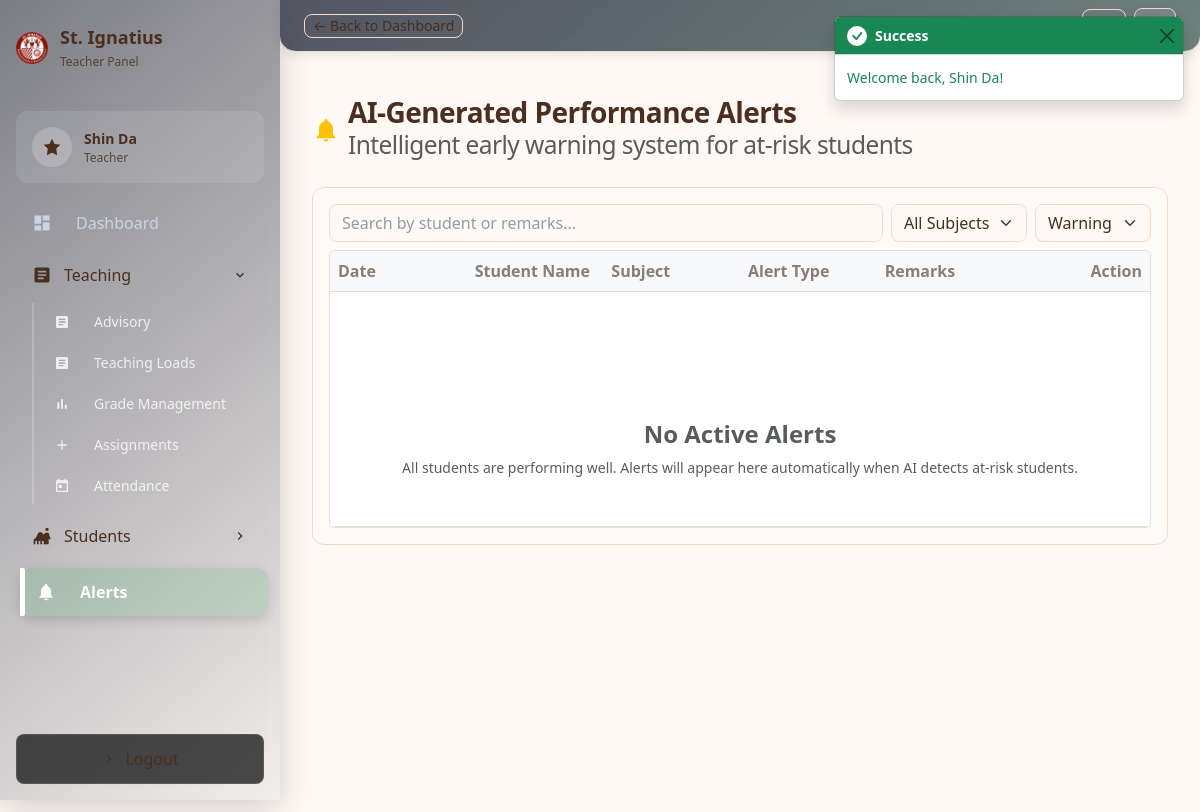
The app's page /teacher/alerts (signed in), older data.
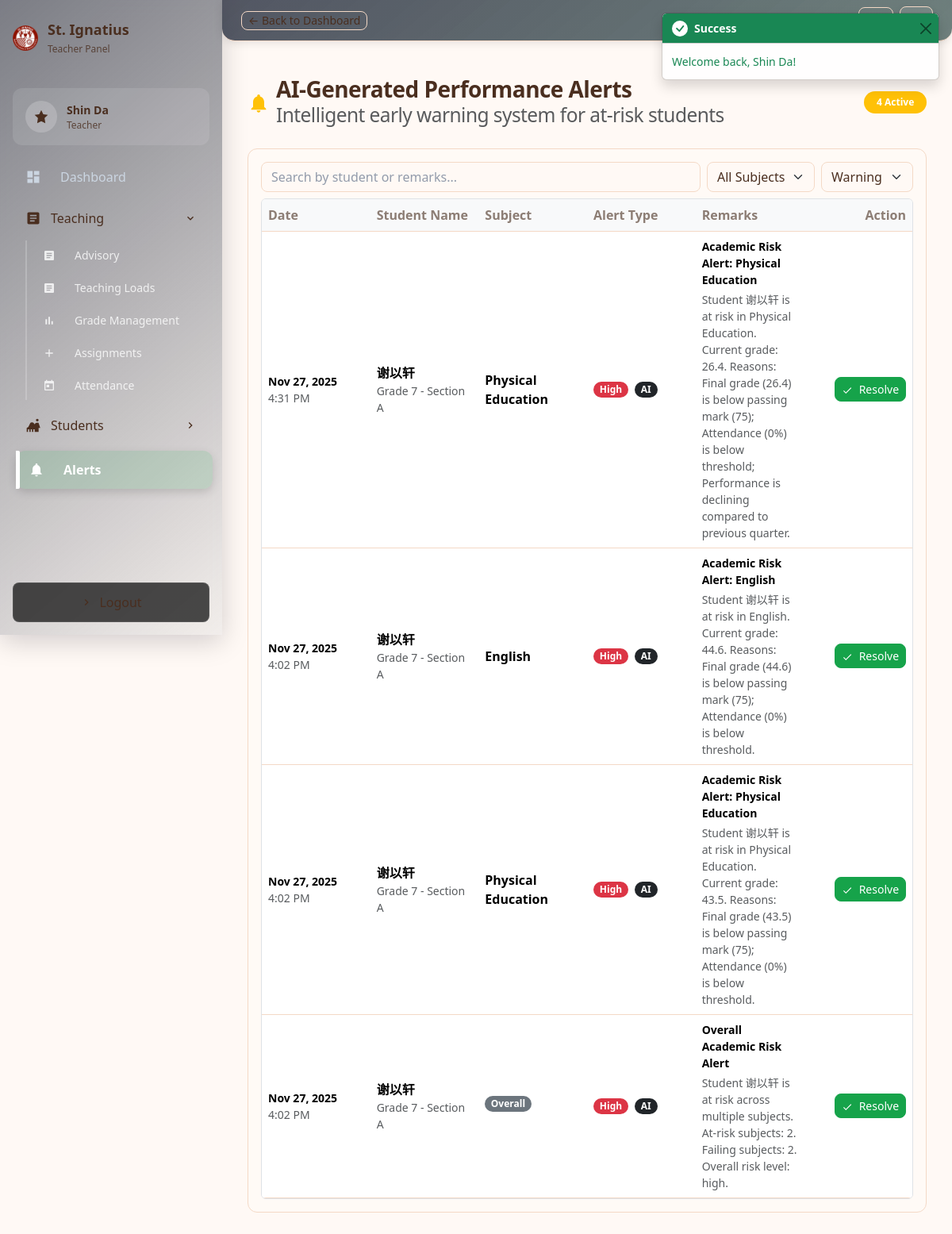
The same page, newer data.
### tables this page shows
CREATE TABLE `performance_alerts` (
  `id` int(10) UNSIGNED NOT NULL,
  `student_id` int(10) UNSIGNED NOT NULL,
  `teacher_id` int(10) UNSIGNED NOT NULL COMMENT 'User ID of teacher/adviser',
  `section_id` int(10) UNSIGNED NOT NULL,
  `subject_id` int(10) UNSIGNED DEFAULT NULL COMMENT 'NULL for overall/attendance alerts',
  `alert_type` enum('academic_risk','overall_risk','attendance','grade_drop','trend_declining') NOT NULL DEFAULT 'academic_risk',
  `title` varchar(255) NOT NULL,
  `description` text NOT NULL,
  `severity` enum('low','medium','high') NOT NULL DEFAULT 'medium',
  `status` enum('active','resolved','dismissed') NOT NULL DEFAULT 'active',
  `quarter` tinyint(3) UNSIGNED NOT NULL COMMENT '1=1st, 2=2nd, 3=3rd, 4=4th',
  `academic_year` varchar(20) NOT NULL,
  `metadata` longtext DEFAULT NULL COMMENT 'Additional data (risk_score, reasons, etc.)' CHECK (json_valid(`metadata`)),
  `resolved_at` timestamp NULL DEFAULT NULL,
  `resolved_by` int(10) UNSIGNED DEFAULT NULL COMMENT 'User ID who resolved the alert',
  `created_at` timestamp NOT NULL DEFAULT current_timestamp(),
  `updated_at` timestamp NOT NULL DEFAULT current_timestamp() ON UPDATE current_timestamp()
);

CREATE TABLE `users` (
  `id` int(10) UNSIGNED NOT NULL,
  `role` enum('admin','teacher','adviser','student','parent') NOT NULL,
  `email` varchar(191) NOT NULL,
  `password_hash` varchar(255) NOT NULL,
  `name` varchar(191) NOT NULL,
  `phone` varchar(20) DEFAULT NULL,
  `address` text DEFAULT NULL,
  `created_at` timestamp NOT NULL DEFAULT current_timestamp(),
  `updated_at` timestamp NOT NULL DEFAULT current_timestamp() ON UPDATE current_timestamp(),
  `status` enum('pending','active','suspended') DEFAULT 'pending',
  `requested_role` enum('admin','teacher','adviser','student','parent') DEFAULT NULL,
  `approved_by` int(10) UNSIGNED DEFAULT NULL,
  `approved_at` timestamp NULL DEFAULT NULL,
  `linked_student_user_id` int(10) UNSIGNED DEFAULT NULL,
  `parent_relationship` enum('father','mother','guardian','grandparent','other') DEFAULT NULL
);

CREATE TABLE `sections` (
  `id` int(10) UNSIGNED NOT NULL,
  `name` varchar(100) NOT NULL,
  `grade_level` tinyint(3) UNSIGNED NOT NULL,
  `room` varchar(50) DEFAULT NULL,
  `max_students` int(11) DEFAULT 50,
  `school_year` varchar(10) NOT NULL DEFAULT '2025-2026',
  `adviser_id` int(10) UNSIGNED DEFAULT NULL,
  `description` text DEFAULT NULL,
  `is_active` tinyint(1) DEFAULT 1,
  `created_at` timestamp NOT NULL DEFAULT current_timestamp()
);

CREATE TABLE `subjects` (
  `id` int(10) UNSIGNED NOT NULL,
  `name` varchar(191) NOT NULL,
  `code` varchar(20) NOT NULL,
  `grade_level` tinyint(3) UNSIGNED NOT NULL,
  `description` text DEFAULT NULL,
  `ww_percent` tinyint(3) UNSIGNED DEFAULT 30,
  `pt_percent` tinyint(3) UNSIGNED DEFAULT 50,
  `qe_percent` tinyint(3) UNSIGNED DEFAULT 20,
  `attendance_percent` tinyint(3) UNSIGNED DEFAULT 10,
  `is_active` tinyint(1) DEFAULT 1,
  `created_at` timestamp NOT NULL DEFAULT current_timestamp()
);

### app/Controllers/TeacherController.php (called while the page is built, shortened)
<?php
class TeacherController extends Controller
{
    private function getDatabaseConnection()
    {
        $config = require BASE_PATH . '/config/config.php';
        $pdo = new \PDO(
            'mysql:host=' . $config['database']['host'] . ';dbname=' . $config['database']['database'],
            $config['database']['username'],
            $config['database']['password']
        );
        $pdo->setAttribute(\PDO::ATTR_ERRMODE, \PDO::ERRMODE_EXCEPTION);
        return $pdo;
    }
    public function alerts(): void
    {
        $user = Session::get('user');
        try {
            $pdo = $this->getDatabaseConnection();
            $teacherId = $user['id'];
            $stmt = $pdo->prepare("
                SELECT
                    pa.id,
                    pa.alert_type,
                    pa.title,
                    pa.description,
                    pa.severity,
                    pa.status,
                    pa.created_at,
                    pa.resolved_at,
                    u.name as student_name,
                    s.name as section_name,
                    sub.name as subject_name,
                    resolver.name as resolved_by_name
                FROM performance_alerts pa
                JOIN students st ON pa.student_id = st.id
                JOIN users u ON st.user_id = u.id
                JOIN sections s ON pa.section_id = s.id
                LEFT JOIN subjects sub ON pa.subject_id = sub.id
                LEFT JOIN users resolver ON pa.resolved_by = resolver.id
                WHERE pa.teacher_id = ?
                ORDER BY pa.created_at DESC
            ");
            $stmt->execute([$teacherId]);
            $alerts = $stmt->fetchAll(\PDO::FETCH_ASSOC);
            $this->view->render('teacher/alerts', [
                'title' => 'Alerts',
                'user' => $user,
                'alerts' => $alerts,
                'activeNav' => 'alerts',
                'showBack' => true,
            ], 'layouts/dashboard');
        } catch (\Exception $e) {
            \Helpers\ErrorHandler::internalServerError('Failed to load alerts: ' . $e->getMessage());
        }
    }
}

### app/bootstrap.php (called while the page is built, shortened)
<?php
$router = new Core\Router();
$router->dispatch($_SERVER['REQUEST_METHOD'] ?? 'GET', $_SERVER['REQUEST_URI'] ?? '/');

### public/index.php (called while the page is built, shortened)
<?php
require_once APP_PATH . DIRECTORY_SEPARATOR . 'bootstrap.php';

### resources/views/teacher/alerts.php (the view, shortened to what the changed rows need)
<div class="d-flex justify-content-between align-items-center mb-4">
  <div>
    <h1 class="h3 fw-bold mb-1">
      <div class="d-flex align-items-center">
        <div class="ai-glow-icon me-2">
          <svg width="28" height="28" fill="currentColor" class="text-warning">
            <use href="#icon-alerts"></use>
          </svg>
        </div>
        <div>
          <div>AI-Generated Performance Alerts</div>
          <div class="text-muted small fw-normal">Intelligent early warning system for at-risk students</div>
        </div>
      </div>
    </h1>
  </div>
  <?php if (!empty($alerts)): ?>
  <span class="badge bg-warning px-3 py-2">
    <?= count(array_filter($alerts, fn($a) => ($a['status'] ?? 'active') === 'active')) ?> Active
  </span>
  <?php endif; ?>
</div>
<div class="table-surface p-3">
  <div class="table-responsive">
    <table class="table align-middle">
      <thead>
        <tr>
          <th scope="col">Date</th>
          <th scope="col">Student Name</th>
          <th scope="col">Subject</th>
          <th scope="col">Alert Type</th>
          <th scope="col">Remarks</th>
          <th scope="col" class="text-end">Action</th>
        </tr>
      </thead>
      <tbody>
        <?php if (empty($alerts)): ?>
          <tr>
            <td colspan="6" class="text-center text-muted py-5">
              <div class="ai-empty-state">
                <svg width="64" height="64" fill="currentColor" class="text-success mb-3">
                  <use href="#icon-check-circle"></use>
                </svg>
                <h4 class="text-muted mb-2">No Active Alerts</h4>
                <p class="text-muted small mb-0">All students are performing well. Alerts will appear here automatically when AI detects at-risk students.</p>
              </div>
            </td>
          </tr>
        <?php else: ?>
          <?php foreach ($alerts as $alert): ?>
            <tr class="ai-alert-row">
              <td>
                <div class="fw-semibold small"><?= isset($alert['created_at']) ? date('M d, Y', strtotime($alert['created_at'])) : 'N/A' ?></div>
                <div class="text-muted small"><?= isset($alert['created_at']) ? date('g:i A', strtotime($alert['created_at'])) : '' ?></div>
              </td>
              <td>
                <div class="fw-bold"><?= htmlspecialchars($alert['student_name'] ?? 'Unknown') ?></div>
                <div class="text-muted small"><?= htmlspecialchars($alert['section_name'] ?? 'N/A') ?></div>
              </td>
              <td>
                <?php if (!empty($alert['subject_name'])): ?>
                <div class="fw-semibold"><?= htmlspecialchars($alert['subject_name']) ?></div>
                <?php else: ?>
                <span class="badge bg-secondary">Overall</span>
                <?php endif; ?>
              </td>
              <td>
                <?php
                $severity = $alert['severity'] ?? 'medium';
                $badgeClass = match($severity) {
                  'high' => 'badge bg-danger',
                  'medium' => 'badge bg-warning',
                  'low' => 'badge bg-info',
                  default => 'badge bg-secondary'
                };
                ?>
                <div class="d-flex align-items-center gap-2">
                  <span class="<?= $badgeClass ?>"><?= ucfirst($severity) ?></span>
                  <span class="badge bg-dark">AI</span>
                </div>
              </td>
              <td>
                <div class="fw-semibold small mb-1"><?= htmlspecialchars($alert['title'] ?? 'Alert') ?></div>
                <div class="text-muted small"><?= htmlspecialchars($alert['description'] ?? '') ?></div>
              </td>
              <td class="text-end">
                <?php if (($alert['status'] ?? 'active') === 'active'): ?>
                  <button class="btn btn-sm btn-primary" onclick="resolveAlert(<?= $alert['id'] ?>)">
                    <svg width="14" height="14" fill="currentColor" class="me-1">
                      <use href="#icon-check"></use>
                    </svg>
                    Resolve
                  </button>
                <?php endif; ?>
              </td>
            </tr>
          <?php endforeach; ?>
        <?php endif; ?>
      </tbody>
    </table>
  </div>
</div>

Row changes from the older to the newer data that the page shows:
added performance_alerts: created_at "Nov 27, 2025", created_at "4:31 PM", users.name "谢以轩", section.name "Grade 7 - Section A", subject.name "Physical Education", severity "High", title "Academic Risk Alert: Physical Education", description "Student 谢以轩 is at risk in Physical Education. Current grade: 26.4. Reasons: Final grade (26.4) is below passing mark (75); Attendance (0%) is below threshold; Performance is declining compared to previous quarter."
added performance_alerts: created_at "Nov 27, 2025", created_at "4:02 PM", users.name "谢以轩", section.name "Grade 7 - Section A", subject.name "English", severity "High", title "Academic Risk Alert: English", description "Student 谢以轩 is at risk in English. Current grade: 44.6. Reasons: Final grade (44.6) is below passing mark (75); Attendance (0%) is below threshold."
added performance_alerts: created_at "Nov 27, 2025", created_at "4:02 PM", users.name "谢以轩", section.name "Grade 7 - Section A", subject.name "Physical Education", severity "High", title "Academic Risk Alert: Physical Education", description "Student 谢以轩 is at risk in Physical Education. Current grade: 43.5. Reasons: Final grade (43.5) is below passing mark (75); Attendance (0%) is below threshold."
added performance_alerts: created_at "Nov 27, 2025", created_at "4:02 PM", users.name "谢以轩", section.name "Grade 7 - Section A", shows "Overall", severity "High", title "Overall Academic Risk Alert", description "Student 谢以轩 is at risk across multiple subjects. At-risk subjects: 2. Failing subjects: 2. Overall risk level: high."
Text that changed along with them:
text no longer shown: "No Active Alerts All students are performing well. Alerts will appear here automatically when AI detects at-risk students."
text now shown: "4 Active"
